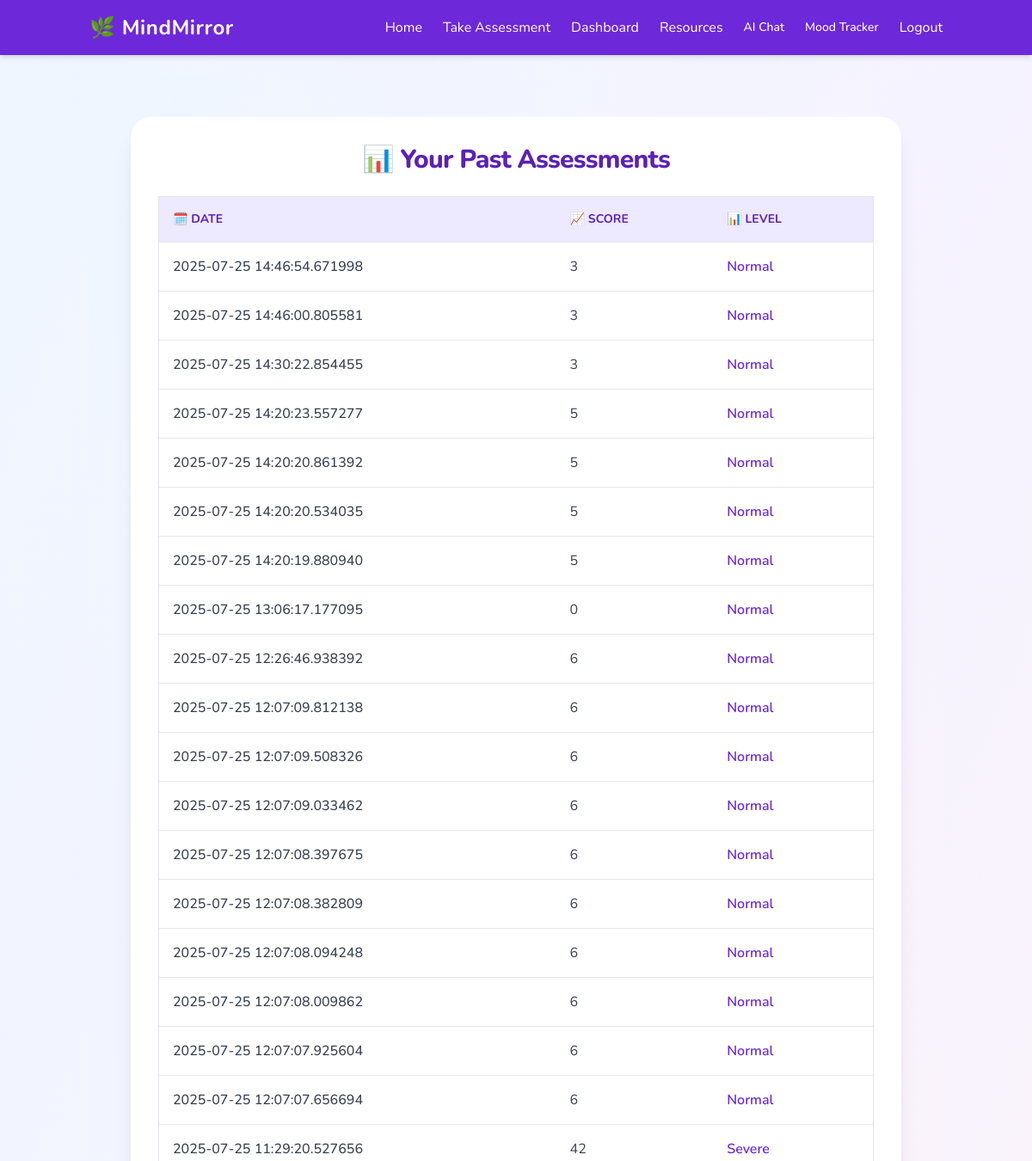
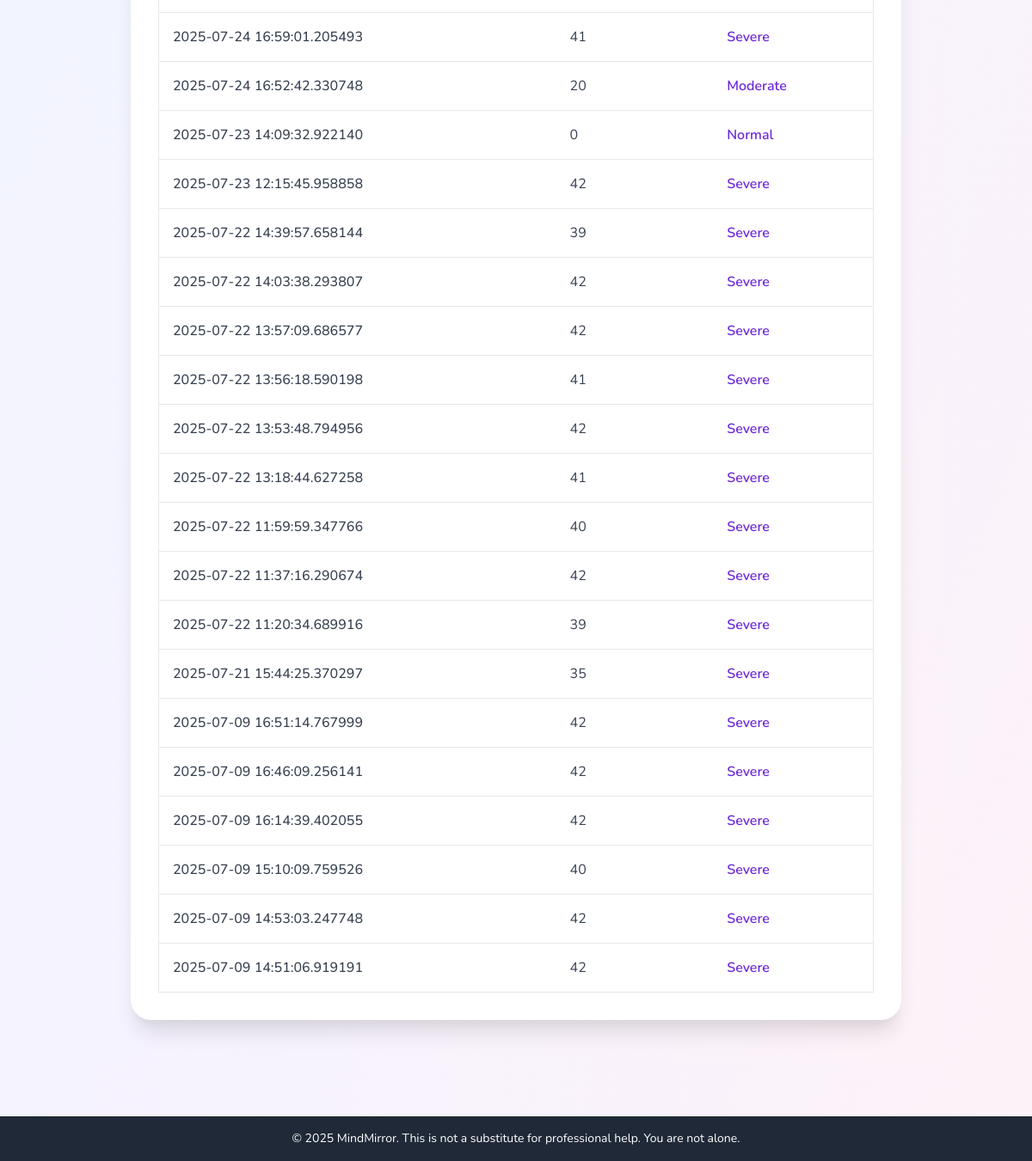
The app's page /dashboard (signed in) with its own data (2 pictures, top to bottom).
### tables this page shows
CREATE TABLE assessments (
                id INTEGER PRIMARY KEY AUTOINCREMENT,
                user_id INTEGER,
                answers TEXT,
                score INTEGER,
                level TEXT,
                created_at TIMESTAMP
            );

### app.py (the view)
@app.route('/dashboard')
def dashboard():
    if 'user_id' not in session:
        return redirect(url_for('login'))
    with sqlite3.connect('mindmirror.db') as conn:
        c = conn.cursor()
        c.execute("SELECT id, score, level, created_at FROM assessments WHERE user_id = ? ORDER BY created_at DESC", (session['user_id'],))
        assessments = c.fetchall()
    return render_template('dashboard.html', assessments=assessments)

### templates/dashboard.html (shortened to what this page needs)
{% extends "base.html" %}
{% block content %}
<div class="min-h-screen bg-gradient-to-br from-blue-50 via-purple-50 to-pink-50 py-12 px-4">
  <div class="max-w-4xl mx-auto bg-white rounded-3xl shadow-xl p-8">
    <h1 class="text-3xl font-extrabold text-center text-purple-800 mb-6 tracking-tight">
      📊 Your Past Assessments
    </h1>
    {% if assessments %}
    <div class="overflow-x-auto">
      <table class="w-full text-left border border-gray-200 rounded-xl shadow-sm">
        <thead class="bg-purple-100 text-purple-800 text-sm uppercase">
          <tr>
            <th class="p-4">🗓️ Date</th>
            <th class="p-4">📈 Score</th>
            <th class="p-4">📊 Level</th>
          </tr>
        </thead>
        <tbody class="bg-white text-gray-700">
          {% for assess in assessments %}
          <tr class="border-t border-gray-200 hover:bg-purple-50 transition">
            <td class="p-4 font-medium">{{ assess[3] }}</td>
            <td class="p-4">{{ assess[1] }}</td>
            <td class="p-4 font-semibold text-purple-700">{{ assess[2] }}</td>
          </tr>
          {% endfor %}
        </tbody>
      </table>
    </div>
    {% endif %}
  </div>
</div>
{% endblock %}

### templates/base.html (style rules this page uses)
body { font-family: 'Nunito', sans-serif; }

### records on screen
assessments: created_at "2025-07-25 14:46:54.671998", score "3", level "Normal"
assessments: created_at "2025-07-25 14:46:00.805581", score "3", level "Normal"
assessments: created_at "2025-07-25 14:30:22.854455", score "3", level "Normal"
assessments: created_at "2025-07-25 14:20:23.557277", score "5", level "Normal"
assessments: created_at "2025-07-25 14:20:20.861392", score "5", level "Normal"
assessments: created_at "2025-07-25 14:20:20.534035", score "5", level "Normal"
assessments: created_at "2025-07-25 14:20:19.880940", score "5", level "Normal"
assessments: created_at "2025-07-25 13:06:17.177095", score "0", level "Normal"
assessments: created_at "2025-07-25 12:26:46.938392", score "6", level "Normal"
assessments: created_at "2025-07-25 12:07:09.812138", score "6", level "Normal"
assessments: created_at "2025-07-25 12:07:09.508326", score "6", level "Normal"
assessments: created_at "2025-07-25 12:07:09.033462", score "6", level "Normal"
assessments: created_at "2025-07-25 12:07:08.397675", score "6", level "Normal"
assessments: created_at "2025-07-25 12:07:08.382809", score "6", level "Normal"
assessments: created_at "2025-07-25 12:07:08.094248", score "6", level "Normal"
assessments: created_at "2025-07-25 12:07:08.009862", score "6", level "Normal"
assessments: created_at "2025-07-25 12:07:07.925604", score "6", level "Normal"
assessments: created_at "2025-07-25 12:07:07.656694", score "6", level "Normal"
assessments: created_at "2025-07-25 11:29:20.527656", score "42", level "Severe"
assessments: created_at "2025-07-24 16:59:01.205493", score "41", level "Severe"
assessments: created_at "2025-07-24 16:52:42.330748", score "20", level "Moderate"
assessments: created_at "2025-07-23 14:09:32.922140", score "0", level "Normal"
assessments: created_at "2025-07-23 12:15:45.958858", score "42", level "Severe"
assessments: created_at "2025-07-22 14:39:57.658144", score "39", level "Severe"
assessments: created_at "2025-07-22 14:03:38.293807", score "42", level "Severe"
assessments: created_at "2025-07-22 13:57:09.686577", score "42", level "Severe"
assessments: created_at "2025-07-22 13:56:18.590198", score "41", level "Severe"
assessments: created_at "2025-07-22 13:53:48.794956", score "42", level "Severe"
assessments: created_at "2025-07-22 13:18:44.627258", score "41", level "Severe"
assessments: created_at "2025-07-22 11:59:59.347766", score "40", level "Severe"
assessments: created_at "2025-07-22 11:37:16.290674", score "42", level "Severe"
assessments: created_at "2025-07-22 11:20:34.689916", score "39", level "Severe"
assessments: created_at "2025-07-21 15:44:25.370297", score "35", level "Severe"
assessments: created_at "2025-07-09 16:51:14.767999", score "42", level "Severe"
assessments: created_at "2025-07-09 16:46:09.256141", score "42", level "Severe"
assessments: created_at "2025-07-09 16:14:39.402055", score "42", level "Severe"
assessments: created_at "2025-07-09 15:10:09.759526", score "40", level "Severe"
assessments: created_at "2025-07-09 14:53:03.247748", score "42", level "Severe"
assessments: created_at "2025-07-09 14:51:06.919191", score "42", level "Severe"
